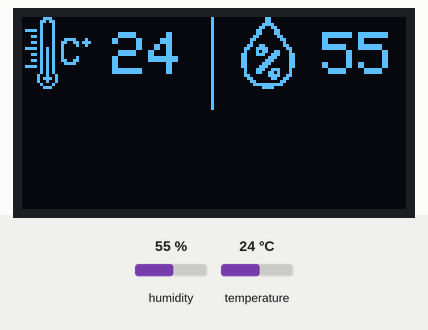
A sketch run on a simulated Arduino Uno, built with avr-gcc and run on an emulated ATmega328P. Shown: 128×64 one-colour display. The inputs (shaded band) are chosen by the test bench; at power-on: humidity 55 %, temperature 24 °C. The display library's start-up logo is not drawn.

Above: at 3.2 s.
3.3 s: humidity set to 22 %
At 5.3 s:
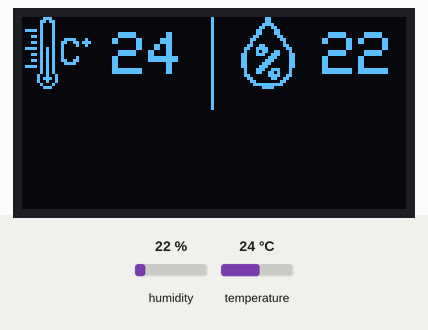
5.6 s: temperature set to 12 °C
At 7.4 s:
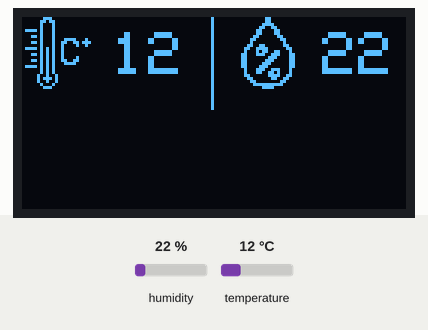
7.7 s: humidity set to 40 %
At 9.5 s:
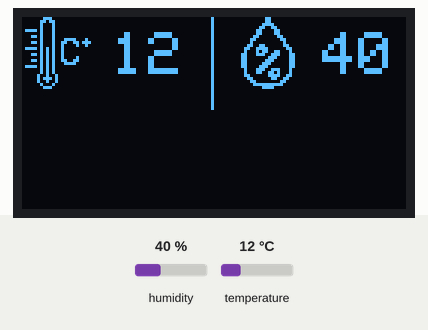
9.8 s: temperature set to 19 °C
At 11.6 s:
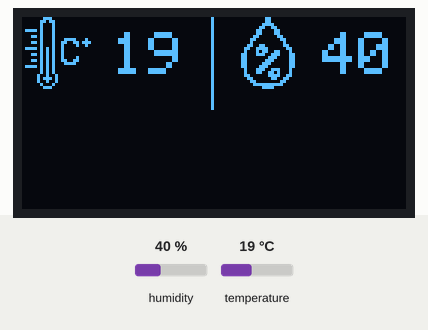
Timing chart, 0 to 12.9 s (numbered marks = the images above; inputs shaded):
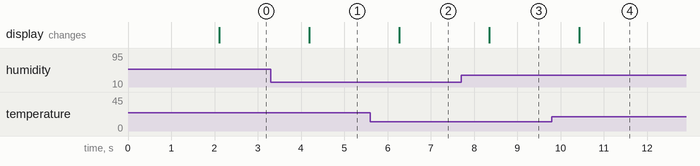

The sketch:

oled.ino
```cpp
#include <SPI.h>
#include <Wire.h>
#include <Adafruit_GFX.h>
#include <Adafruit_SSD1306.h>
#include "DHT.h"

#define DHTPIN 2
#define DHTTYPE DHT11
DHT dht(DHTPIN, DHTTYPE);

#define OLED_RESET 4
Adafruit_SSD1306 display(OLED_RESET);
#if (SSD1306_LCDHEIGHT != 64)
#error("Height incorrect, please fix Adafruit_SSD1306.h!");
#endif
String strVar;
String input = "";
void setup()   {
  Serial.begin(115200);
  display.begin(SSD1306_SWITCHCAPVCC, 0x3C);
  dht.begin();
  display.display();
  delay(2000);
  display.clearDisplay();
}
void loop() {
  strVar = "";
  if (Serial.available()) {
    strVar += Serial.readString();
    input = strVar;
    display.clearDisplay();
  }

  float h = dht.readHumidity();
  int t = dht.readTemperature();
  float f = dht.readTemperature(true);
  if (isnan(h) || isnan(t) || isnan(f)) {
    //Serial.println("Failed to read from DHT sensor!");
    return;
  }
  else {

  }

  temp(t, 0);
  humidity(h, 70);
  display.drawLine(63, 0, 63, 30, WHITE);
  display.display();
  display.clearDisplay();
  //  Serial.flush();
  delay(1000);
}

void temp(int tem, int pos) {
  static const unsigned char PROGMEM temp[] =
  {
    0x01, 0xc0, 0x00, 0x03, 0x60, 0x00, 0x02, 0x20, 0x00, 0x02, 0x20, 0x00, 0x7a, 0x20, 0x00, 0x02,
    0x20, 0x00, 0x1a, 0x20, 0x00, 0x02, 0x23, 0xc4, 0x1a, 0x26, 0x6e, 0x02, 0x24, 0x24, 0x7a, 0xa4,
    0x00, 0x02, 0xa4, 0x00, 0x1a, 0xa4, 0x00, 0x02, 0xa4, 0x20, 0x1a, 0xa6, 0x60, 0x02, 0xa3, 0xc0,
    0x7a, 0xa0, 0x00, 0x02, 0xa0, 0x00, 0x02, 0xa0, 0x00, 0x04, 0x90, 0x00, 0x05, 0xd0, 0x00, 0x04,
    0x90, 0x00, 0x02, 0x20, 0x00, 0x01, 0xc0, 0x00

  };

  display.drawBitmap(pos, (display.height() / 4) - 16, temp, 24, 24, WHITE); //X,Y Location
  display.setTextSize(2);
  display.setTextColor(WHITE);
  display.setCursor(pos + 30, 5);
  display.println(tem);
}

void humidity(int humi, int pos) {
  static const unsigned char PROGMEM humidity[] =
  {
    0x00, 0x18, 0x00, 0x00, 0x18, 0x00, 0x00, 0x3c, 0x00, 0x00, 0x66, 0x00, 0x00, 0xc3, 0x00, 0x00,
    0xc3, 0x00, 0x01, 0x81, 0x80, 0x03, 0x00, 0xc0, 0x02, 0x00, 0x40, 0x06, 0x60, 0x60, 0x0c, 0xf0,
    0x30, 0x08, 0xb3, 0x10, 0x18, 0xe7, 0x18, 0x18, 0x0e, 0x18, 0x18, 0x1c, 0x18, 0x18, 0x38, 0x18,
    0x18, 0x70, 0x18, 0x08, 0xe7, 0x10, 0x08, 0xcd, 0x10, 0x0c, 0x0f, 0x30, 0x06, 0x06, 0x60, 0x03,
    0x00, 0xc0, 0x01, 0xff, 0x80, 0x00, 0x3c, 0x00

  };

  display.drawBitmap(pos, (display.height() / 4) - 16, humidity, 24, 24, WHITE); //X,Y Location
  display.setTextSize(2);
  display.setTextColor(WHITE);
  display.setCursor(pos + 30, 5);
  display.println(humi);

}

void myrain(void) {
  static const unsigned char PROGMEM myRain[] =
  {

    0x00, 0x00, 0x00, 0x00, 0x00, 0x00, 0x00, 0x00, 0x00, 0x07, 0xc0, 0x00, 0x00, 0x18, 0x30, 0x00,
    0x00, 0x60, 0x0c, 0x00, 0x00, 0xc0, 0x06, 0x00, 0x01, 0x80, 0x02, 0x00, 0x01, 0x00, 0x01, 0xe0,
    0x02, 0x00, 0x06, 0x78, 0x0e, 0x00, 0x08, 0x0c, 0x30, 0x00, 0x00, 0x06, 0x60, 0x00, 0x00, 0x03,
    0x40, 0x00, 0x00, 0x03, 0x80, 0x00, 0x00, 0x01, 0x80, 0x00, 0x00, 0x01, 0x80, 0x00, 0x00, 0x01,
    0x80, 0x00, 0x00, 0x03, 0x80, 0x00, 0x00, 0x02, 0x40, 0x00, 0x00, 0x06, 0x20, 0x00, 0x00, 0x0c,
    0x1c, 0x00, 0x00, 0x78, 0x00, 0x21, 0x08, 0x40, 0x00, 0x21, 0x10, 0x00, 0x00, 0x42, 0x10, 0x00,
    0x00, 0x00, 0x00, 0x00, 0x00, 0x00, 0x00, 0x00, 0x00, 0x04, 0x20, 0x00, 0x00, 0x84, 0x20, 0x00,
    0x00, 0x84, 0x40, 0x00, 0x00, 0x00, 0x40, 0x00, 0x00, 0x00, 0x00, 0x00, 0x00, 0x00, 0x00, 0x00,

  };

  // display.clearDisplay();
  display.drawBitmap(0, (display.height() / 4) - 16, myRain, 32, 32, WHITE); //X,Y Location
  display.setTextSize(1);
  display.setTextColor(WHITE);
  display.setCursor(0, 40);
  display.println("Thunder Strom");
  display.display();
}

void mycloud(void) {
  static const unsigned char PROGMEM myCloud[] =
  {
    0x00, 0x00, 0x00, 0x00, 0x00, 0x00, 0x00, 0x00, 0x00, 0x00, 0x00, 0x00, 0x00, 0x00, 0x00, 0x00,
    0x00, 0x00, 0x00, 0x00, 0x00, 0x00, 0x00, 0x00, 0x00, 0x00, 0x00, 0x00, 0x00, 0x03, 0xf8, 0x00,
    0x00, 0x0e, 0x1c, 0x00, 0x00, 0x18, 0x07, 0x00, 0x00, 0x30, 0x01, 0x00, 0x07, 0xe0, 0x01, 0x80,
    0x1e, 0xc0, 0x00, 0xc0, 0x30, 0x00, 0x00, 0xc0, 0x60, 0x00, 0x00, 0x40, 0x40, 0x00, 0x00, 0x78,
    0xc0, 0x00, 0x00, 0x0e, 0xc0, 0x00, 0x00, 0x02, 0x80, 0x00, 0x00, 0x03, 0xc0, 0x00, 0x00, 0x01,
    0xc0, 0x00, 0x00, 0x03, 0x60, 0x00, 0x00, 0x03, 0x30, 0x00, 0x00, 0x02, 0x1c, 0x00, 0x00, 0x0e,
    0x0f, 0xff, 0xff, 0xf8, 0x00, 0x00, 0x00, 0x00, 0x00, 0x00, 0x00, 0x00, 0x00, 0x00, 0x00, 0x00,
    0x00, 0x00, 0x00, 0x00, 0x00, 0x00, 0x00, 0x00, 0x00, 0x00, 0x00, 0x00, 0x00, 0x00, 0x00, 0x00,

  };

  display.clearDisplay();
  display.drawBitmap(0, (display.height() / 4) - 16, myCloud, 32, 32, WHITE); //X,Y Location
  display.display();
}

void mythunder(void) {
  static const unsigned char PROGMEM myThunder[] =
  {
    0x00, 0x0f, 0x80, 0x00, 0x00, 0x7f, 0xe0, 0x00, 0x00, 0xe0, 0x78, 0x00, 0x03, 0x80, 0x1c, 0x00,
    0x03, 0x00, 0x0e, 0x00, 0x06, 0x00, 0x06, 0x00, 0x06, 0x00, 0x03, 0x00, 0x0c, 0x00, 0x03, 0x00,
    0x0c, 0x00, 0x07, 0xf0, 0x0c, 0x00, 0x1f, 0x78, 0x0c, 0x01, 0x98, 0x0c, 0x0e, 0x03, 0x80, 0x06,
    0x3f, 0x83, 0x80, 0x06, 0x71, 0xc7, 0x80, 0x03, 0x60, 0x07, 0x80, 0x03, 0xc0, 0x0d, 0x80, 0x03,
    0xc0, 0x0d, 0x80, 0x03, 0xc0, 0x19, 0xfc, 0x07, 0xc0, 0x19, 0xfc, 0x06, 0x60, 0x30, 0x0c, 0x0c,
    0x78, 0x30, 0x1c, 0x7c, 0x1f, 0xff, 0x9f, 0xf0, 0x07, 0xff, 0xbf, 0xc0, 0x03, 0x61, 0xb6, 0xc0,
    0x03, 0x61, 0xe6, 0xc0, 0x02, 0x21, 0xe4, 0x40, 0x00, 0x01, 0xc0, 0x00, 0x00, 0x01, 0xc0, 0x00,
    0x02, 0x21, 0x84, 0x40, 0x03, 0x61, 0x86, 0xc0, 0x03, 0x60, 0x06, 0xc0, 0x02, 0x20, 0x04, 0x40,

  };

  display.clearDisplay();
  display.drawBitmap(0, (display.height() / 4) - 16, myThunder, 32, 32, WHITE); //X,Y Location
  display.display();
}

void mysun(void) {
  static const unsigned char PROGMEM mySun[] =
  {
    0x00, 0x01, 0x80, 0x00, 0x00, 0x01, 0x80, 0x00, 0x00, 0x81, 0x81, 0x00, 0x00, 0xc1, 0x83, 0x00,
    0x00, 0xc0, 0x03, 0x00, 0x00, 0x40, 0x02, 0x00, 0x00, 0x01, 0x80, 0x00, 0x00, 0x0f, 0xf0, 0x00,
    0x38, 0x3e, 0x7c, 0x1c, 0x1c, 0x70, 0x0e, 0x38, 0x00, 0xe0, 0x07, 0x00, 0x00, 0xc7, 0x83, 0x00,
    0x01, 0x8f, 0x01, 0x80, 0x01, 0x9c, 0x01, 0x80, 0x01, 0x98, 0x01, 0x80, 0xf3, 0x18, 0x00, 0xcf,
    0xf3, 0x10, 0x00, 0xcf, 0x01, 0x80, 0x01, 0x80, 0x01, 0x80, 0x01, 0x80, 0x01, 0x80, 0x01, 0x80,
    0x00, 0xc0, 0x03, 0x00, 0x00, 0xe0, 0x07, 0x00, 0x1c, 0x70, 0x0e, 0x38, 0x38, 0x3e, 0x7c, 0x1c,
    0x00, 0x0f, 0xf0, 0x00, 0x00, 0x01, 0x80, 0x00, 0x00, 0x40, 0x02, 0x00, 0x00, 0xc0, 0x03, 0x00,
    0x00, 0xc1, 0x83, 0x00, 0x00, 0x81, 0x81, 0x00, 0x00, 0x01, 0x80, 0x00, 0x00, 0x01, 0x80, 0x00,

  };

  display.clearDisplay();
  display.drawBitmap(0, (display.height() / 4) - 16, mySun, 32, 32, WHITE); //X,Y Location
  display.display();
}
```

Measured:
- after the input at 3.3 s, the display: changes after 0.89 s (image 1)
- after the input at 5.6 s, the display: changes after 0.67 s (image 2)
- after the input at 7.7 s, the display: changes after 0.65 s (image 3)
- after the input at 9.8 s, the display: changes after 0.63 s (image 4)
